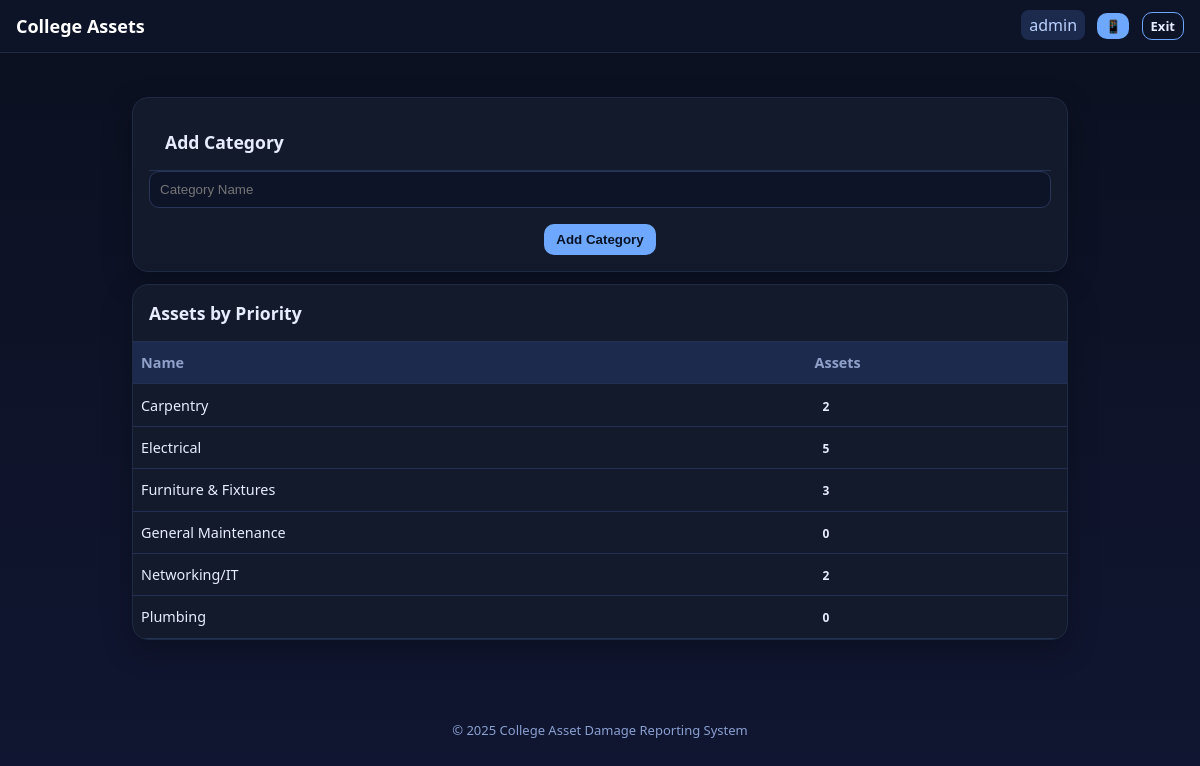
/views/admin/categories.php (signed in), run on the app's committed database.
### tables this page shows
CREATE TABLE `categories` (
  `id` int(11) NOT NULL,
  `name` varchar(100) NOT NULL
);

### views/admin/categories.php (the view, shortened to what this page needs)
<?php
require_once __DIR__ . '/../../config/init.php';
$categories = $conn->query("
    SELECT c.*, COUNT(a.id) as asset_count
    FROM categories c
    LEFT JOIN assets a ON c.id = a.category_id
    GROUP BY c.id
    ORDER BY c.name
");
include __DIR__ . '/../partials/header.php';
?>
<div class="container">
    <div class="card">
        <h2 class="card-title">Add Category</h2>
        <div class="card-body">
            <form method="POST">
                <div class="form-group">
                    <input class="input" type="text" name="name" class="form-control"
                           placeholder="Category Name" required maxlength="100">
                </div>
                <div class="text-center" style="margin-top: 1rem;">
                    <button type="submit" name="add_category" class="btn">
                        Add Category
                    </button>
                </div>
            </form>
        </div>
    </div>
    <div class="table-card">
        <h3 class="card-title">Assets by Priority</h3>
        <div class="table-scroll">
            <table class="table">
                <thead>
                    <tr>
                        <th>Name</th>
                        <th>Assets</th>
                    </tr>
                </thead>
                <tbody>
                    <?php while ($cat = $categories->fetch_assoc()): ?>
                        <tr>
                            <td><?= htmlspecialchars($cat['name']) ?></td>
                            <td>
                                <span class="badge badge-info"><?= $cat['asset_count'] ?></span>
                            </td>
                        </tr>
                    <?php endwhile; ?>
                </tbody>
            </table>
        </div>
    </div>
</div>
<?php include __DIR__ . '/../partials/footer.php'; ?>

### assets/css/style.css (style rules this page uses)
:root { --bg: #0b1020; --card: #131a2b; --text: #e7ecff; --muted: #8fa0c9; --accent: #6ea8fe; --good: #27ae60; --bad: #e74c3c; --warn: #f39c12 }
* { box-sizing: border-box }
body { margin: 0; font-family: system-ui, -apple-system, Segoe UI, Roboto, Ubuntu, 'Helvetica Neue', sans-serif; color: var(--text); background: linear-gradient(180deg, #0b1020, #101631) }
.container { max-width: 1000px; margin: 0 auto; padding: 16px }
.btn { display: inline-block; padding: 8px 12px; border-radius: 10px; background: var(--accent); color: #071226; border: 0; font-weight: 600 }
.card { background: var(--card); border: 1px solid #1f2a44; border-radius: 16px; padding: 16px; margin: 12px 0; box-shadow: 0 10px 30px rgba(0, 0, 0, .25) }
.table-card { background: var(--card); border-radius: 16px; overflow: hidden; border: 1px solid #1f2a44; margin-bottom: 1rem; box-shadow: 0 10px 30px rgba(0, 0, 0, 0.25) }
.table-scroll { overflow-x: auto; -webkit-overflow-scrolling: touch }
.card-title { padding: 1rem; margin: 0; border-bottom: 1px solid #223153; font-size: 1.1rem; color: var(--text); font-weight: 600 }
.input, .form-control { width: 100%; padding: 10px; border-radius: 10px; border: 1px solid #2a3558; background: #0d1428; color: #fff }
.text-center { text-align: center }
.table { width: 100%; border-collapse: collapse }
.table th, .table td { padding: 10px; border-bottom: 1px solid #223153; text-align: left }
.table { min-width: 600px; width: 100%; border-collapse: collapse }
.table th, .table td { padding: 0.7rem 0.5rem; border-bottom: 1px solid #223153; white-space: nowrap; font-size: 0.9rem }
.table th { background: #1c2a4d; font-weight: 600; color: var(--muted) }
.table td { color: var(--text) }
.badge { padding: 4px 8px; border-radius: 999px; font-size: 12px; font-weight: 700 }

### data on the page
categories: name "Carpentry", asset_count "2"
categories: name "Electrical", asset_count "5"
categories: name "Furniture & Fixtures", asset_count "3"
categories: name "General Maintenance", asset_count "0"
categories: name "Networking/IT", asset_count "2"
categories: name "Plumbing", asset_count "0"

### other printed values
$user['role'] "admin"
